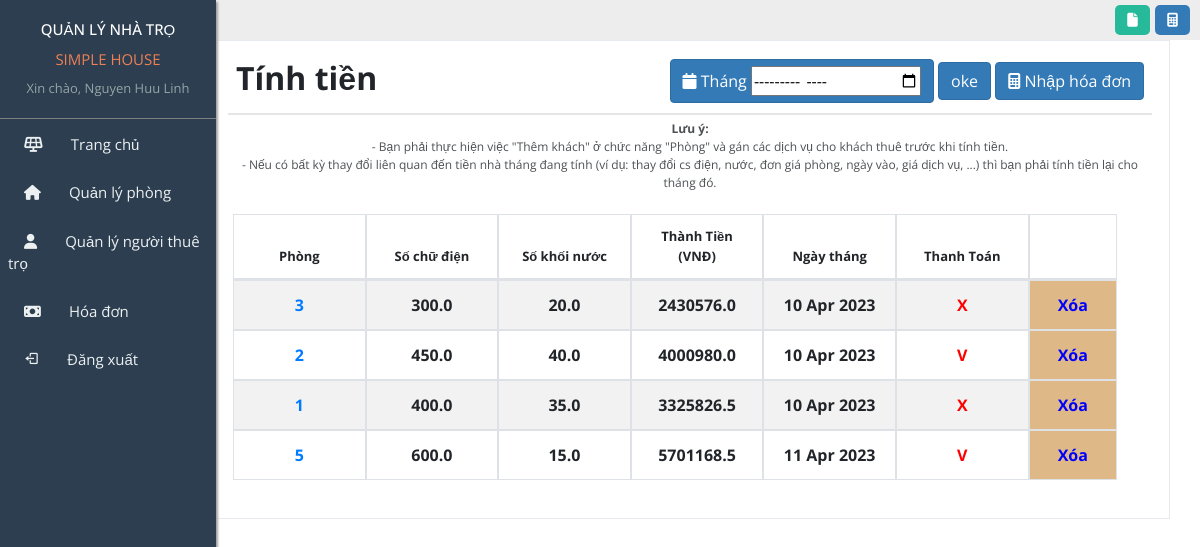
The page /bill/dashboard/ (signed in) on the database its author committed.
### User/models.py (models this page shows, shortened)
class MyUser(AbstractBaseUser, PermissionsMixin):
    username = models.CharField(max_length =255, unique=True)
    email = models.EmailField(
        verbose_name='email address',
        max_length=255,
    )
    full_name = models.CharField(max_length=255)
    phone_number = models.CharField(max_length=12, null = True)
    address = models.CharField(max_length=255, null =True)
    is_active = models.BooleanField(default=True)
    is_owner = models.BooleanField(default=False)
    objects = MyUserManager()
    USERNAME_FIELD = 'username'
    REQUIRED_FIELDS  = ['email', 'full_name']

### Bill/models.py (models this page shows, shortened)
class Bill(models.Model):
    room = models.ForeignKey(Room, on_delete=models.CASCADE)
    cubic_metres_of_water = models.FloatField()
    water_price = models.FloatField()
    electrict_number = models.FloatField()
    electricity_price = models.FloatField()
    discount = models.IntegerField(default=0)
    date = models.DateField()
    pay_status = models.BooleanField(default=False)
    def get_total_amount(self):
        return ((self.cubic_metres_of_water*self.water_price + self.electricity_price*self.electrict_number + self.room.room_price)
                *(100-self.discount))/100

### Room/models.py (models this page shows)
class Room(models.Model):
    class Meta:
        constraints = [
            models.CheckConstraint(check=models.Q(room_number__gte = 0,area__gte = 0,
                                                  room_price__gte = 0), name ='gte 0'),
        ]
    room_id = models.CharField(max_length=20, primary_key=True)
    room_number = models.IntegerField(unique=True)
    area = models.CharField(max_length=20)
    room_price = models.FloatField(default=0)
    status = models.BooleanField(default=False)
    description = models.CharField(max_length=250, default='')
    def __str__(self):
        return "room number : "+ str(self.room_number)

### Bill/views.py (the view, shortened to what this page needs)
# urls.py: path('dashboard/', views.BillSite.as_view(), name = "bill_site"),
class BillSite(LoginRequiredMixin, TemplateView):
    template_name = "manage_bill/dashboard.html"
    login_url = 'home:login'
    create_bill_form = CreateBillForm
    def get(self, request, month = None):
        context = self.get_context_data(month)
        return self.render_to_response(context)
    def get_context_data(self, month= None, *args, **kwargs):
        context = super().get_context_data(*args, **kwargs)
        print("month: ",)
        if month== None:
            bills=Bill.objects.all()
        else:
            bills= Bill.objects.filter(date__month=month)
        context['create_bill_form'] = self.create_bill_form
        context['bills'] = bills
        return context

### templates/manage_bill/dashboard.html (shortened to what this page needs)
{% extends "home/base.html" %}
{% load  static %}
{% block link %}
    <link rel="stylesheet" href="{% static 'bill/css/dashboard.css' %}">
{% endblock link %}
{% block dashboard %}
  <div class="inside">
        <header>
            <div class="header-left">
            </div>
            <div class="header-right">
                <div class="text">
                    <i class="fa-solid fa-file"></i>
                </div>
                <div class="calcula">
                    <i class="fa-solid fa-calculator"></i>
                </div>
            </div>
        </header>
        <div class="container container-bill">
            <div class="col-md-12 col-sm-12 col-xs-12">
                <div class="x_panel">
                    <div class="x_title">
                        <h2><strong>Tính tiền</strong></h2>
                        <ul class="nav navbar-right panel_toolbox">
                            <li>
                                <button class="btn btn-primary " type="month"
                                    title="Tính tiền phòng và dịch vụ hàng tháng" style="display: inline-block;"><i
                                        class="fa fa-calendar"></i> Tháng
                                        <input id="input-month" type="month">
                                </button>
                                <button class="btn btn-primary filter-month" >
                                        oke
                                </button>
                                <button class="btn btn-primary" type="button" id="input-bill_btn"
                                    title="Tính tiền phòng và dịch vụ hàng tháng" style="display: inline-block;"><i
                                        class="fa fa-calculator"></i> Nhập hóa đơn
                                </button>
                            </li>
                        </ul>
                    </div>
                    <div class="x_content">
                        <form data-parsley-validate="" class="form-horizontal form-label-left" method="post">
                            <div class="form-group">
                                <p>
                                    <strong>Lưu ý:</strong>
                                    <br>
                                    - Bạn phải thực hiện việc "Thêm khách" ở chức năng "Phòng" và gán các dịch vụ
                                    cho khách thuê trước khi tính tiền.
                                    <br>
                                    - Nếu có bất kỳ thay đổi liên quan đến tiền nhà tháng đang tính (ví dụ: thay đổi
                                    cs điện, nước, đơn giá phòng, ngày vào, giá dịch vụ, ...) thì bạn phải tính tiền
                                    lại cho tháng đó.
                                </p>
                            </div>
                            <div class="form-group">
                                <div id="table_wrapper"
                                    class="dataTables_wrapper form-inline dt-bootstrap no-footer">
                                    <div class="row" style="width: 100%">
                                        <div class="col-sm-12">
                                            <table id="table"
                                                class="table table-striped table-bordered dt-responsive nowrap dataTable"
                                                cellspacing="0" width="100%" role="grid">
                                                <thead>
                                                    <tr role="row" class="">
                                                        <th class="sorting_disabled" rowspan="1" colspan="1"
                                                            style="width: 15%; font-size: 13px">Phòng</th>
                                                        <th class="sorting_disabled" rowspan="1" colspan="1"
                                                            style="width: 15%; font-size: 13px">Số chữ điện</th>
                                                        <th class="sorting_disabled" rowspan="1" colspan="1"
                                                            style="width: 15%; font-size: 13px">Số khối nước</th>
                                                        <th class="dt-body-right sorting_disabled" rowspan="1"
                                                            colspan="1" style="width: 15%; font-size: 13px">Thành Tiền (VNĐ)</th>
                                                        <th class="dt-body-right sorting_disabled" rowspan="1"
                                                            colspan="1" style="width: 15%; font-size: 13px">Ngày tháng</th>
                                                        <th class="dt-body-right sorting_disabled" rowspan="1"
                                                            colspan="1" style="width: 15%; font-size: 13px">Thanh Toán</th>
                                                        <th class="dt-body-right sorting_disabled" rowspan="1"
                                                        colspan="1" style="width: 15%; font-size: 13px"></th>
                                                    </tr>
                                                </thead>
                                                <tbody class="infor-bill-table">
                                                    {% for bill in bills %}
                                                        <tr value="{{bill.id}}">
                                                            <th><a href="{% url 'bill:edit_bill' bill.id %}">{{bill.room.room_number}}</a></th>
                                                            <th>{{bill.electrict_number}}</th>
                                                            <th>{{bill.cubic_metres_of_water}}</th>
                                                            <th>{{bill.get_total_amount}}</th>
                                                            <th>{{bill.date|date:"d M Y"}}</th>
                                                            <th class="status_pay " style="color:red">
                                                                {% if bill.pay_status == False %}
                                                                    X
                                                                {% else %}
                                                                    V
                                                                {% endif %}
                                                            </th>
                                                            <th class="delete-bill"  value="{{ bill.id }}" style="background-color:burlywood">
                                                                Xóa
                                                            </th>
                                                        </tr>
                                                    {% endfor %}
                                                </tbody>
                                            </table>
                                    </div>
                                </div>
                            </div>
                        </form>
                    </div>
                </div>
            </div>
        </div>
  </div>
{% endblock dashboard %}

### templates/home/base.html (shortened to what this page needs)
{% load static %}
<!doctype html>
<html lang="en">
<head>
    <link rel="stylesheet" href="https://cdn.jsdelivr.net/npm/bootstrap@4.0.0/dist/css/bootstrap.min.css">
    <link rel="stylesheet" href="{% static 'home/css/style.css' %}">
    <link rel="stylesheet" href="https://cdnjs.cloudflare.com/ajax/libs/font-awesome/6.1.1/css/all.min.css"
 />
    <link href='https://unpkg.com/boxicons@2.1.2/css/boxicons.min.css' rel='stylesheet'>
    {% block link %}
    {% endblock link %}
</head>
<body>
    <div class="main">
        <section class="sidebar">
            <div class="sidebar-title">
                <h2>QUẢN LÝ NHÀ TRỌ</h2>
                <div class="sidebar-name-motel">
                    SIMPLE HOUSE
                </div>
                <div class="side-name-user">
                    Xin chào, {{request.user.full_name}}
                </div>
            </div>
            <div class="sidebar-menu">
                <ul>
                    <a href="{% url 'home:dashboard' %}">
                        <li><i class="fa-solid fa-solar-panel"></i>Trang chủ</li>
                    </a>
                    <a href="{% url 'room:manage_room' %}">
                        <li><i class="fa-solid fa-house"></i>Quản lý phòng</li>
                    </a>
                    <a href="{% url 'user:manage_user' %}">
                        <li><i class="fa-solid fa-user"></i>Quản lý người thuê trọ</li>
                    </a>
                    <a href="{% url 'bill:bill_site' %}">
                        <li><i class="fa-solid fa-money-bill"></i>Hóa đơn</li>
                    </a>
                    <a href="{% url 'home:logout' %}">
                        <li><i class='bx bx-log-out'></i>Đăng xuất</li>
                    </a>
                </ul>
            </div>
        </section>
        <section class="dashboard">
            {% block dashboard %}
            {% endblock dashboard %}
        </section>
    </div>
</body>
</html>

### static/home/css/style.css (style rules this page uses)
* { margin: 0; padding: 0; box-sizing: border-box; }
html, body { width: 100%; height: 100%; --bg: #e9eef4; --color-text: #0e0e0e; --color-boder: #bcbfc2; --btn-active: #bcbfc2; font-family: 'Open Sans', sans-serif; }
a { text-decoration: none; }
li { list-style: none; }
.main { display: flex; width: 100%; height: 100vh; position: relative; }
.sidebar { width: 18%; height: 100%; font-family: 'Open Sans', sans-serif; background-color: #2c3e50; position: fixed; top: 0; left: 0; z-index: 100; box-shadow: 2px 2px 2px rgb(164, 160, 160); }
.sidebar-title { text-align: center; display: block; padding: 20px 10px; border-bottom: 1px solid gray; }
.sidebar-title h2 { font-size: 15px; color: white; }
.sidebar-title .sidebar-name-motel { font-size: 15px; margin-top: 10px; color: #ec8056; }
.sidebar-title .side-name-user { margin-top: 0.5rem; font-size: 13px; color: #95a5a6; }
.sidebar-menu ul { display: block; }
.sidebar-menu ul li { padding: 0.7rem 0.5rem; margin-top: 0.2rem; position: relative; cursor: pointer; color: #ecf0f1; font-size: 15px; }
.sidebar-menu ul li::before { position: absolute; content: ""; width: 5px; height: 100%; background-color: #ec8056; top: 0; right: 0; z-index: 2; display: none; }
.sidebar-menu ul li i { margin: 0 1.75rem 0 1rem; }
.dashboard { width: 85%; margin-left: 15%; position: relative; }
.dashboard header { width: 100%; height: 40px; background: #EDEDED; padding: 10px 10px; display: flex; justify-content: space-between; align-items: center; }
.dashboard header .header-right { display: flex; }
.header-right .text { width: 35px; height: 30px; border-radius: 5px; background: #26B99A; text-align: center; cursor: pointer; }
.header-right .text i { line-height: 30px; font-size: 14px; color: #fff; }
.header-right .calcula { width: 35px; height: 30px; border-radius: 5px; background-color: #337ab7; text-align: center; margin-left: 5px; cursor: pointer; }
.header-right .calcula i { line-height: 30px; font-size: 14px; color: #fff; }
.x_title { padding: 0.5rem; border-bottom: 2px solid #e5e5e5; }
.x_content { padding: 0 5px 6px; position: relative; width: 100%; float: left; clear: both; margin-top: 5px; }

### static/bill/css/dashboard.css (style rules this page uses)
.container-bill { position: relative; }
.container-bill .x_title { display: flex; justify-content: space-between; }
.container-bill .form-group p { font-size: 12px; opacity: 0.8; }
.container-bill .x_panel { position: relative; width: 100%; margin-bottom: 10px; padding: 10px 17px; display: inline-block; background: #fff; border: 1px solid #E6E9ED; -webkit-column-break-inside: avoid; -moz-column-break-inside: avoid; column-break-inside: avoid; opacity: 1; transition: all .2s ease; }
table.dataTable { clear: both; margin-top: 6px !important; margin-bottom: 6px !important; max-width: none !important; border-collapse: separate !important; }
thead { display: table-header-group; vertical-align: middle; border-color: inherit; }
.container-bill .btn-primary { color: #fff; background-color: #337ab7; border-color: #2e6da4; }
.container-bill .table-bordered { border: none; }

### rows shown on the page
MyUser: user.full_name "Nguyen Huu Linh"
Bill: {{ bill.id }} 1 (drawn), room.room_number "3", electrict_number "300.0", cubic_metres_of_water "20.0", get_total_amount "2430576.0", date "10 Apr 2023", pay_status "X"
Bill: room.room_number "2", electrict_number "450.0", cubic_metres_of_water "40.0", get_total_amount "4000980.0", date "10 Apr 2023", pay_status "V"
Bill: {{ bill.id }} 3 (drawn), room.room_number "1", electrict_number "400.0", cubic_metres_of_water "35.0", get_total_amount "3325826.5", date "10 Apr 2023", pay_status "X"
Bill: {{ bill.id }} 4 (drawn), room.room_number "5", electrict_number "600.0", cubic_metres_of_water "15.0", get_total_amount "5701168.5", date "11 Apr 2023", pay_status "V"
